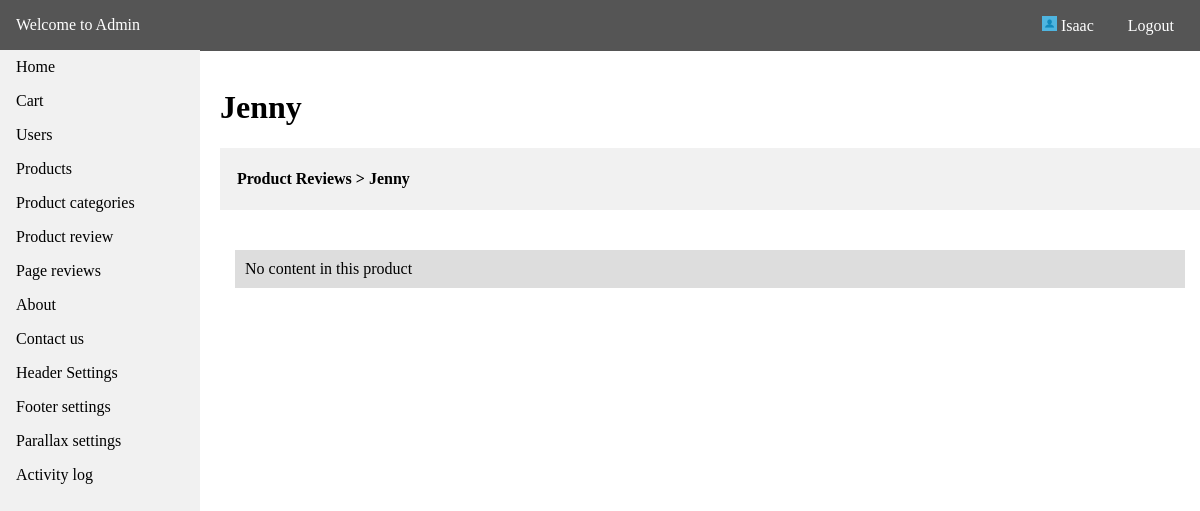
The page /admin/prev_details.php?id=139 (signed in) on the database its author committed.
### tables this page shows
CREATE TABLE `tbl_menus` (
  `id` int(11) NOT NULL,
  `menu_name` varchar(255) NOT NULL,
  `menu_link` varchar(255) NOT NULL,
  `date_created` datetime NOT NULL DEFAULT CURRENT_TIMESTAMP
);

CREATE TABLE `tbl_stack` (
  `id` int(11) NOT NULL,
  `ref_id` int(11) NOT NULL,
  `title` varchar(50) DEFAULT NULL,
  `category` varchar(255) NOT NULL,
  `price` int(20) NOT NULL,
  `quantity` int(20) NOT NULL,
  `title_desc` varchar(50) DEFAULT NULL,
  `image` varchar(255) NOT NULL,
  `some_text` varchar(50) DEFAULT NULL,
  `description` text,
  `date_created` datetime NOT NULL DEFAULT CURRENT_TIMESTAMP
);

### api/dbh.php (called while the page is built, shortened)
<?php
class dbh {
    public function __construct() {
        $this->servername = HOST;
        $this->username = USER;
        $this->password = PASS;
        $this->dbname = DBNAME;
        $this->conn = mysqli_connect($this->servername,$this->username,$this->password,$this->dbname);
    }
}
?>

### config.php (called while the page is built, shortened)
<?php
include API.'dbh.php';
include API.'viewUser.php';
$viewUser = new ViewUser;
?>

### api/viewUser.php (called while the page is built, shortened)
<?php
class ViewUser extends User {
    public function get_query($query) {
        $res = mysqli_query($this->conn,$query);
        return $res;
    }
    public function select_where($table_name, $where_condition)
      {
           $condition = '';
           $array = array();
           foreach($where_condition as $key => $value)
           {
                $condition .= $key . " = '".$value."' AND ";
           }
           $condition = substr($condition, 0, -5);
           $query = "SELECT * FROM ".$table_name." WHERE " . $condition;
           $result = mysqli_query($this->conn, $query);
           while($row = mysqli_fetch_array($result))
           {
                $array[] = $row;
           }
           return $array;
      }
}
?>

### admin/prev_details.php (the view, shortened to what this page needs)
<?php
include '../config.php';
    $table = "tbl_stack";
    $get_id = $_GET['id'];
    $id = array(
        'id' => $get_id
    );
    $res = $viewUser->select_where($table, $id);
    foreach ($res as $data) {
        $ptitle = $data['title'];
    }
?>
<!DOCTYPE html>
<html>
<head>
    <link rel="stylesheet" type="text/css" media="screen" href="admin_css/main.css" />
</head>
<body>
<?php
include 'require/nav.php';
?>
<div class="container">
    <br>
<h1><?php echo ucfirst($ptitle); ?></h1>
<div style="background-color:#f1f1f1;padding:1px;"><h4>&nbsp &nbsp <a style="color:#000;text-decoration:none;" href="<?php echo ADMIN_URL.'product_review.php';?>">Product Reviews</a> > <?php echo ucfirst($ptitle); ?></h4></div>
    <div class="content">
        <div class="row">
            <div style="padding: 20px;">
                <div style="padding:10px;width:100%;background-color:#ddd;">
<?php
$qry = "SELECT * FROM tbl_prod_review WHERE ref_id = '$get_id'";
$res = $viewUser->get_query($qry);
$num = $res->num_rows;
if ($num > 0) {
?>
                    <table border=1>
                        <tr>
                            <th style="width:200px;">Names</th>
                            <th style="width:200px;">Subjects</th>
                            <th style="width:500px;">Messages</th>
                        </tr>
                <?php
                while ($row = $res->fetch_assoc()) {
                $stitle = $row['rev_title'];
                $name = $row['rev_name'];
                $sdesc = $row['message'];
                if (strlen($sdesc) > 75) {
                    $sdesc = substr($sdesc, 0, 120).'... <br>';
                  }
                ?>
                        <tr>
                            <th style="height:80px;"><?php echo $name; ?></th>
                            <th><?php echo $stitle; ?></th>
                            <th><?php echo $sdesc; ?></th>
                        </tr>
                <?php  } ?>
                    </table>
<?php } else { echo 'No content in this product'; }?>
                </div>
            </div>
    </div>
    </div>
</div>
</body>
</html>

### admin/require/nav.php (shortened to what this page needs)
<div class="header">
    <p><a style="color:#fff;text-decoration:none;" href="<?php echo ADMIN_URL.'home.php';?>">Welcome to Admin</a></p>
    <div class="head-content">
        <p style="cursor:pointer;"><img src="<?php echo BASE_URL; ?>image/sample-image.jpg" style="height:15px;width:15px;" alt=""> <?php echo $_SESSION["admin"]; ?></p>
        <p><a style="color:#fff;text-decoration:none;" href="<?php echo ADMIN_URL.'logout.php';?>">Logout</a></p>
    </div>
</div>
<nav class="navi">
    <ul>
        <li><a href="<?php echo ADMIN_URL.'home.php';?>">Home</a></li>
    <?php
        $tbl = "SELECT * FROM tbl_menus";
        $res = $viewUser->get_query($tbl);
        while($row = $res->fetch_assoc()) {
            $menu = $row['menu_name'];
            $link = $row['menu_link'];
    ?>
        <li><a href="<?php echo ADMIN_URL.$link.'.php'; ?>"><?php echo ucfirst($menu); ?></a></li>
    <?php
        }
    ?>
    </ul>
</nav>

### admin/admin_css/main.css (style rules this page uses)
html { scroll-behavior: smooth; }
* { box-sizing: border-box; }
body { margin: 0; font-family: Cambria, Cochin, Georgia, Times, 'Times New Roman', serif; }
ul { list-style-type: none; margin: 0; padding: 0; width: 200px; top: 50px; background-color: #f1f1f1; position: fixed; height: 100%; overflow: auto; }
li a { display: block; color: #000; padding: 8px 16px; text-decoration: none; }
.header { background-color: #555; color:white; display: inline-block; width: 100%; position:fixed; top:0; padding: 16px; }
.header p { display: inline; }
.container { margin-top: 50px; margin-left: 220px; }
.content { margin-top: 20px; }
.head-content { float:right; }
.head-content p { margin-left: 10px; padding: 10px; }
.row { margin: 0 -5px; }
.row:after { content: ""; display: table; clear: both; }

### rows shown on the page
tbl_menus: menu_name "Cart"
tbl_menus: menu_name "Users"
tbl_menus: menu_name "Products"
tbl_menus: menu_name "Product categories"
tbl_menus: menu_name "Product review"
tbl_menus: menu_name "Page reviews"
tbl_menus: menu_name "About"
tbl_menus: menu_name "Contact us"
tbl_menus: menu_name "Header Settings"
tbl_menus: menu_name "Footer settings"
tbl_menus: menu_name "Parallax settings"
tbl_menus: menu_name "Activity log"
tbl_stack: title "Jenny"

### other values the page prints
$_SESSION["admin"] "Isaac"
